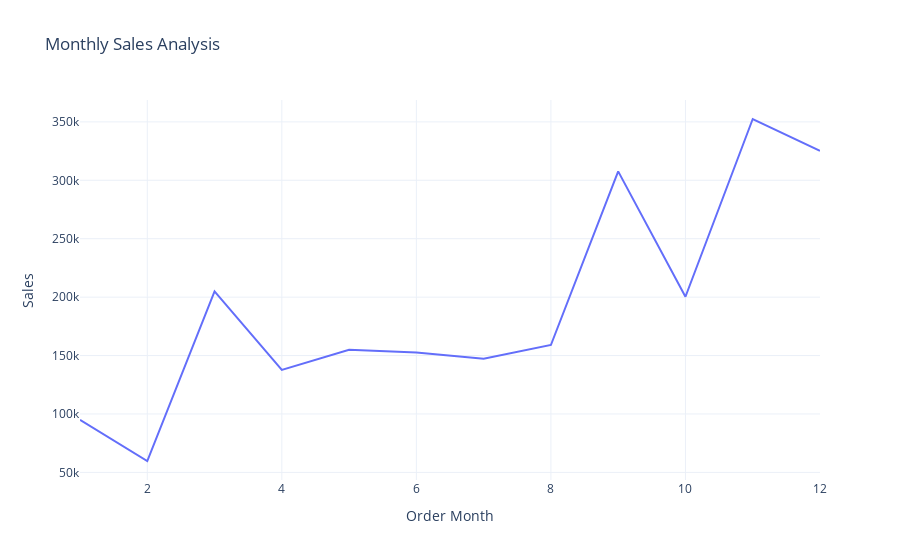

Source (notebook cell):
### Code cell
fig=px.line(sales_by_month,x='Order Month',y='Sales',title='Monthly Sales Analysis')
fig.show()

### Figure 1 — Plotly figure (JSON) as saved in the notebook; plotly's stock layout.template omitted (floating-point values rounded to 4 significant figures)
{"data": [{"hovertemplate": "Order Month=%{x}<br>Sales=%{y}<extra></extra>", "legendgroup": "", "line": {"color": "#636efa", "dash": "solid"}, "marker": {"symbol": "circle"}, "mode": "lines", "name": "", "orientation": "v", "showlegend": false, "type": "scatter", "x": [1, 2, 3, 4, 5, 6, 7, 8, 9, 10, 11, 12], "xaxis": "x", "y": [94920.0, 59750.0, 205000.0, 137800.0, 155000.0, 152700.0, 147200.0, 159000.0, 307600.0, 200300.0, 352500.0, 325300.0], "yaxis": "y"}], "layout": {"legend": {"tracegroupgap": 0}, "title": {"text": "Monthly Sales Analysis"}, "xaxis": {"anchor": "y", "domain": [0, 1], "title": {"text": "Order Month"}}, "yaxis": {"anchor": "x", "domain": [0, 1], "title": {"text": "Sales"}}}}
